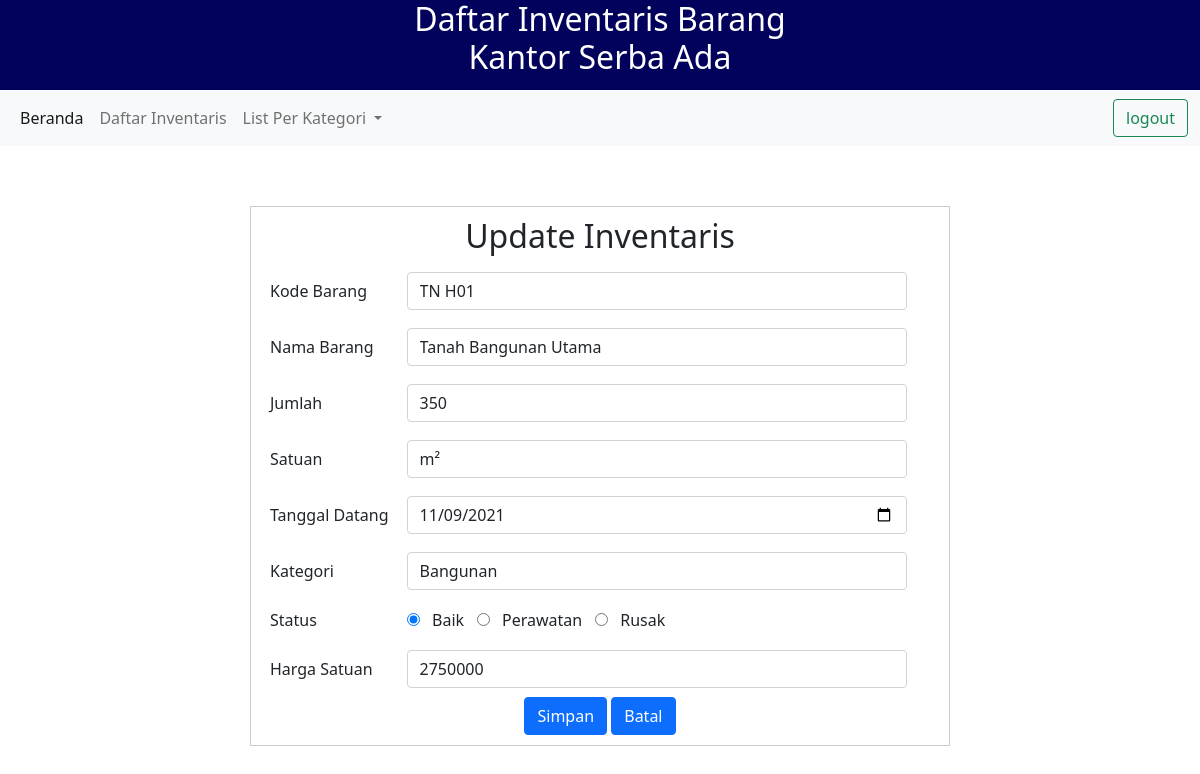
Page /update.php?kode_barang=TN H01 (signed in) on the committed database.
### tables this page shows
CREATE TABLE `inventaris` (
  `kode_barang` varchar(10) NOT NULL,
  `nama_barang` varchar(30) DEFAULT NULL,
  `jumlah` int(11) DEFAULT NULL,
  `satuan` varchar(15) DEFAULT NULL,
  `tgl_datang` date DEFAULT NULL,
  `kategori` varchar(20) DEFAULT NULL,
  `status_barang` varchar(20) DEFAULT NULL,
  `harga` int(20) DEFAULT NULL
);

### update.php (the view, shortened to what this page needs)
<!DOCTYPE html>
<html lang="en">
    <?php
    include 'db.php';
    ?>
<head>
    <link rel="stylesheet" href="dashboard.css">
<link href="https://cdn.jsdelivr.net/npm/bootstrap@5.1.3/dist/css/bootstrap.min.css" rel="stylesheet">
</head>
<body>
    <div class="header">
        <h1>Daftar Inventaris Barang <br>Kantor Serba Ada</h1>
    </div>
    <nav class="navbar navbar-expand-lg navbar-light bg-light">
            <div class="container-fluid">
              <div class="collapse navbar-collapse" id="navbarSupportedContent">
                <ul class="navbar-nav me-auto mb-2 mb-lg-0">
                  <li class="nav-item">
                    <a class="nav-link active" aria-current="page" href="dashboard.php">Beranda</a>
                  </li>
                  <li class="nav-item">
                    <a class="nav-link" href="daftar.php">Daftar Inventaris</a>
                  </li>
                  <li class="nav-item dropdown">
                    <a class="nav-link dropdown-toggle" href="#" id="navbarDropdown" role="button" data-bs-toggle="dropdown" aria-expanded="false">
                      List Per Kategori
                    </a>
                  </li>
                </ul>
                <a href="logout.php">  <button class="btn btn-outline-success" type="submit">logout</button> </a>
              </div>
            </div>
          </nav>
    <?php
$kode1 = $_GET['kode_barang'];
$query = "SELECT * FROM inventaris WHERE kode_barang = '$kode1' ";
$execute = mysqli_query($conn,$query);
$p = mysqli_fetch_object($execute);
?>
<div class="box">
<h2 style="text-align: center;">Update Inventaris  </h2>
<form action="proces_up.php" method="POST">
<table cellpadding="9" cellspacing="10" >
    <tr>
        <td>Kode Barang</td> <td> <input type="text" name="kode" class="form-control" value="<?= $p ->kode_barang ?>" ></td>
    </tr>
    <tr>
        <td>Nama Barang</td><td> <input type="text" name="nama" class="form-control"  value="<?= $p ->nama_barang ?>"></td>
    </tr>
    <tr>
        <td>Jumlah</td><td> <input type="text" name="jumlah" class="form-control"  value="<?= $p ->jumlah ?>" ></td>
    </tr>
    <tr>
        <td>Satuan</td><td> <input type="text" name="satuan" class="form-control"  value="<?= $p ->satuan ?>" ></td>
    </tr>
    <tr>
        <td>Tanggal Datang</td><td> <input type="date" name="tanggal" class="form-control"  value="<?= $p ->tgl_datang ?>" ></td>
    </tr>
    <tr>
        <td>Kategori</td>
        <td>
            <select name="kategori" id="inputState"class="form-control" >
              <?php
              if($p->kategori=='Bangunan'){?>
                <option   value="Bangunan" selected >Bangunan</option>
                <?php  }
              ?>
      </select></td>
    </tr>
    <tr>
        <td>Status</td>
        <td>
  <input type="radio" id="baik" name="status" value="Baik" <?php if($p -> status_barang == "Baik" ) echo 'checked'?> >
  <label for="baik">Baik</label>
  <input type="radio" id="perawatan" name="status" value="Perawatan" <?php if($p -> status_barang == "Perawatan" ) echo 'checked'?>>
  <label for="perawatan">Perawatan</label>
  <input type="radio" id="rusak" name="status" value="Rusak" <?php if($p -> status_barang == "Rusak" ) echo 'checked'?>>
  <label for="rusak">Rusak</label>
        </td>
    </tr>
    <tr>
        <td>Harga Satuan</td><td> <input type="text" name="harga" class="form-control"  value="<?= $p ->harga ?>"></td>
    </tr>
</table>
<div class="submit">
<button type="submit" class="btn btn-primary">Simpan</button>
<button type="reset" VALUE="Back" onClick="history.go(-1);" class="btn btn-primary">Batal</button>
</div>
</form>
</div>
</body>
</html>

### dashboard.css (style rules this page uses)
.header h1 { text-align: center; font-size: 2em; color: white; }
.header { background-color: rgb(2, 2, 92); top: 0cm; bottom: 0cm; padding-bottom: 5px; }
.navbar { top: 0cm; }
.box { margin: 60px auto; width: 700px; padding: 10px; border: 1px solid #ccc; background: white#191919; ; }
.box .form-control { width: 500px; }
.box .submit { text-align: center; }

### rows in the picture
inventaris: kode "TN H01", nama "Tanah Bangunan Utama", jumlah "350", satuan "m²", tanggal "11/09/2021", kategori "Bangunan", status_barang "☑ Baik", status_barang "☐ Perawatan", status_barang "☐ Rusak", harga "2750000"
